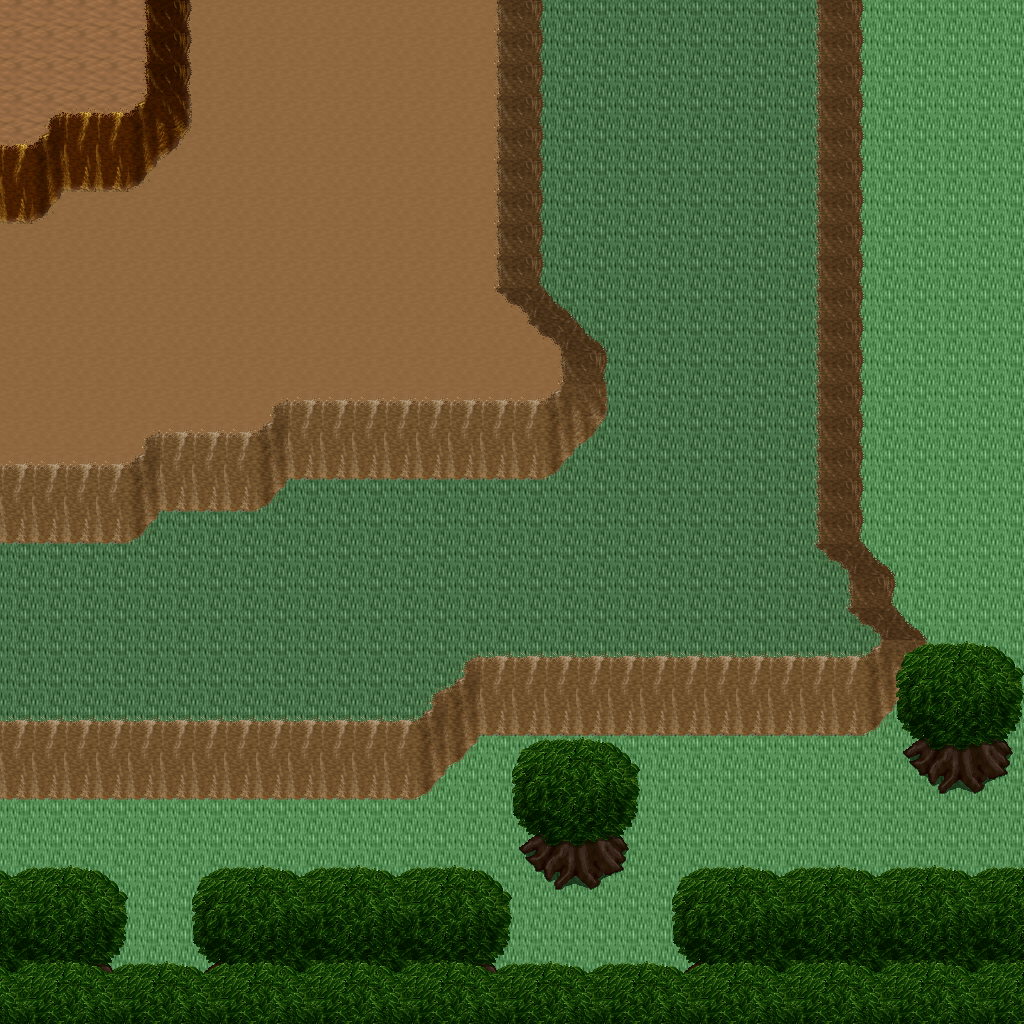

Tiled map render using the project's own tile images. Description and the map definition, with tile-layer contents summarised, below:
An orthogonal 32x32 tile map with 32x32 px tiles, 5 tile layers (Ground, Objects, Objects2, Above, ...), 1 hidden layer not drawn, 8 tilesets.

<map version="1.10" tiledversion="1.11.0" orientation="orthogonal" renderorder="right-down" width="32" height="32" tilewidth="32" tileheight="32" infinite="0" nextlayerid="11" nextobjectid="1">
 <tileset firstgid="1" name="logic_collision" tilewidth="32" tileheight="32" tilecount="1" columns="1">
  <image source="../drawable/logic_collision.png" width="32" height="32" />
 </tileset>
 <tileset firstgid="2" name="ground_ground" tilewidth="32" tileheight="32" tilecount="33" columns="3">
  <image source="../drawable/ground_ground.png" width="96" height="352" />
 </tileset>
 <tileset firstgid="35" name="ground_ridge_earth_pale" tilewidth="32" tileheight="32" tilecount="96" columns="12">
  <image source="../drawable/ground_ridge_earth_pale.png" width="384" height="256" />
 </tileset>
 <tileset firstgid="131" name="ground_ridge_earth_dark" tilewidth="32" tileheight="32" tilecount="96" columns="12">
  <image source="../drawable/ground_ridge_earth_dark.png" width="384" height="256" />
 </tileset>
 <tileset firstgid="227" name="terrain_desert" tilewidth="32" tileheight="32" tilecount="88" columns="8">
  <image source="../drawable/terrain_desert.png" width="256" height="352" />
 </tileset>
 <tileset firstgid="315" name="plant_tree_tree_darkgreen" tilewidth="32" tileheight="32" tilecount="88" columns="8">
  <image source="../drawable/plant_tree_tree_darkgreen.png" width="256" height="352" />
 </tileset>
 <tileset firstgid="403" name="ground_sand_2" tilewidth="32" tileheight="32" tilecount="15" columns="5">
  <image source="../drawable/ground_sand_2.png" width="160" height="96" />
 </tileset>
 <tileset firstgid="418" name="plant_cactus_2" tilewidth="32" tileheight="32" tilecount="10" columns="5">
  <image source="../drawable/plant_cactus_2.png" width="160" height="64" />
 </tileset>
 <layer id="1" name="Ground" width="32" height="32">
  <data>[1024 cells, 1024 non-empty, 4 distinct tile ids]</data>
 </layer>
 <layer id="2" name="Objects" width="32" height="32">
  <data>[1024 cells, 270 non-empty, 33 distinct tile ids]</data>
 </layer>
 <layer id="3" name="Objects2" width="32" height="32">
  <data>[1024 cells, 0 non-empty, 0 distinct tile ids]</data>
 </layer>
 <layer id="4" name="Above" width="32" height="32">
  <data>[1024 cells, 163 non-empty, 22 distinct tile ids]</data>
 </layer>
 <layer id="5" name="Above2" width="32" height="32">
  <data>[1024 cells, 0 non-empty, 0 distinct tile ids]</data>
 </layer>
 <layer id="6" name="Walkable" width="32" height="32" visible="0">
  <data>[1024 cells, 536 non-empty, 1 distinct tile ids]</data>
 </layer>
 <objectgroup id="7" name="Mapevents" />
 <objectgroup id="8" name="Spawn" />
 <objectgroup id="9" name="Keys" />
 <objectgroup id="10" name="Replace" />
</map>
